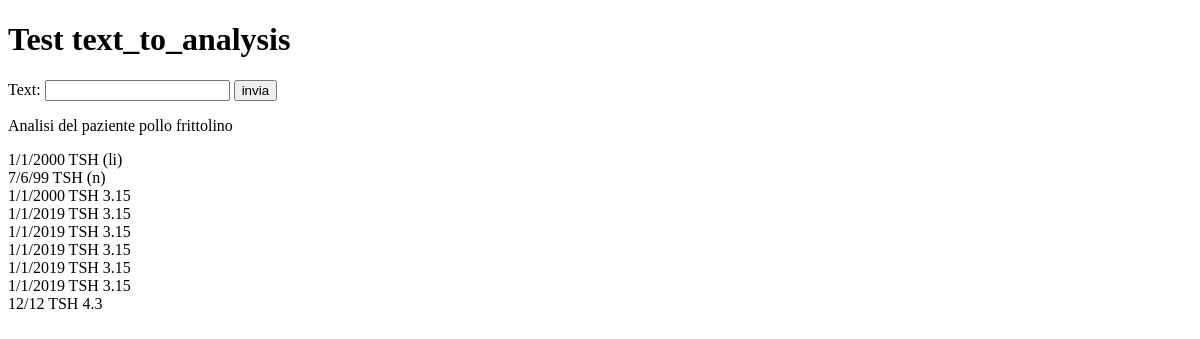
Page /patients/test/ on the earlier database version.
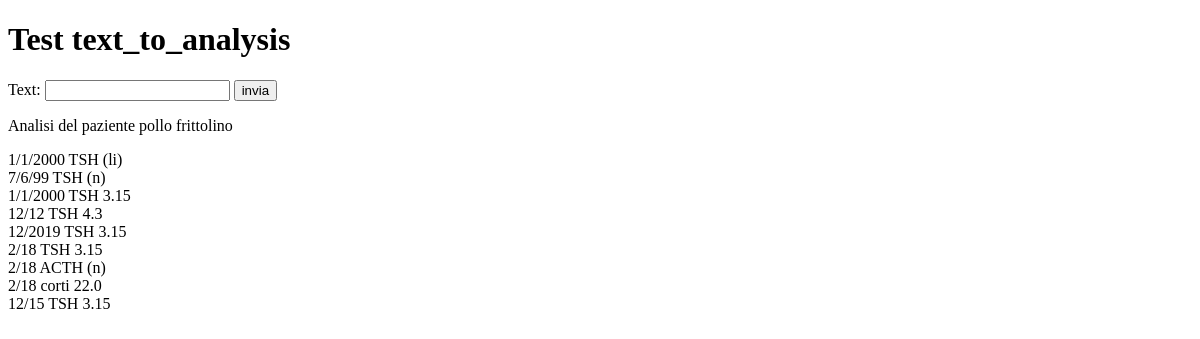
Same page on the later database version.
### patients/models.py (models this page shows, shortened)
class ClinicalElement(models.Model):
    date = ItalianPeriodDateField(verbose_name='data', default='01/01/2000')
    name = models.CharField(verbose_name='nome', max_length=250)
    patient = models.ForeignKey(Patient, on_delete=models.CASCADE,
                                verbose_name='paziente')
    class Meta:
        abstract = True

class Analysis(ClinicalElement):
    name = models.ForeignKey(AnalysisName, verbose_name='nome',
                             on_delete=models.CASCADE)
    value = models.FloatField(blank=True, null=True, verbose_name='valore',
                              validators=[MinValueValidator(limit_value=0),])
    rate = models.CharField(max_length=2, choices=RATING_CHOICES, blank=True,
                            verbose_name='valutazione', null=True)
    lower_limit = models.FloatField(blank=True, null=True,
                                    verbose_name='limite inferiore')
    upper_limit = models.FloatField(blank=True, null=True,
                                    verbose_name='limite superiore')
    unit = models.CharField(max_length=10, verbose_name='unità di misura',
                            blank=True, null=True)
    objects = AnalysisManager()
    _tolerance = 0.05
    def rating(self): # TODO: ugly function
        if self.rate: return self.rate
    def __str__(self):
        form = f"{str(self.date)} {self.name.short_name} " # TODO: return better date
        if self.value:
            form = form + str(self.value)
            if self.unit:
                form = ' ' + form + ' ' + self.unit
            return form
        return form + '(' + self.rating() + ')'
    class Meta:
        verbose_name = 'analisi'
        verbose_name_plural = 'analisi'

class AnalysisName(models.Model):
    name = models.CharField(verbose_name='nome', max_length=100)
    short_name = models.CharField(verbose_name='abbreviazione', max_length=25)
    class Meta:
        verbose_name = 'tipo analisi'
        verbose_name_plural = "tipi analisi"

### patients/views.py (the view, shortened to what this page needs)
# urls.py: path('test/', TestTextToAnalysisView.as_view(),
class TestTextToAnalysisView(ListView, FormView): # TODO: check errors in text_to_analysis
    model = Analysis
    form_class = TextToAnalysisForm
    success_url = '/patients/test'
    template_name = "patients/test_panel_text_to_analysis.html"
    context_object_name = 'context'
    queryset = Analysis.objects.filter(patient__last_name__startswith='po')
    def get_context_data(self, **kwargs):
        context = super().get_context_data(**kwargs)
        context['patient'] = Patient.objects.get(last_name__startswith='po')
        return context

### patients/forms.py
class TextToAnalysisForm(forms.Form):
    text = forms.CharField()
    patient = forms.CharField()

### patients/tools.py (called while the page is built)
    @classmethod
    def fromstring(cls, time: str):
        day = None
        month = None
        tokens = time.split('/')
        tokens.reverse()
        tokens_number = len(tokens)
        if tokens_number >= 1:
            year = int(tokens[0])
        if tokens_number > 1:
            month = int(tokens[1])
        if tokens_number > 2:
            day = int(tokens[2])
        return cls(year, month, day)

    def __str__(self):
        if self._day:
            day = str(self._day) + '/'
        else:
            day = ''
        if self._month:
            month = str(self._month) + '/'
        else:
            month = ''
        return f"{day}{month}{self._year}"

    def from_db_value(self, value, expression, connection):
        if value is None:
            return value
        try:
            return ItalianPeriodDate.fromstring(value)
        except ValueError:
            raise ValidationError('valore non valido')

### patients/templates/patients/test_panel_text_to_analysis.html (shortened to what this page needs)
<!DOCTYPE html>
<html lang="en">
<head>
</head>
<body>
  <h1>Test text_to_analysis</h1>
  <form action="" method="post">
    {{ form.text.label_tag }} {{ form.text }}
    <input type="submit" value="invia">
  </form>
  <p>Analisi del paziente {{ patient.last_name }} {{ patient.first_name }}</p>
  {% for analysis in context %}
    {{ analysis }} <br>
  {% endfor %}
</body>
</html>

Differences in the rows shown:
removed Analysis: date+name+value "1/1/2019 TSH 3.15"
removed Analysis: date+name+value "1/1/2019 TSH 3.15"
removed Analysis: date+name+value "1/1/2019 TSH 3.15"
removed Analysis: date+name+value "1/1/2019 TSH 3.15"
removed Analysis: date+name+value "1/1/2019 TSH 3.15"
added Analysis: date+name+value "12/2019 TSH 3.15"
added Analysis: date+name+value "2/18 TSH 3.15"
added Analysis: date+name+value "2/18 ACTH (n)"
added Analysis: date+name+value "2/18 corti 22.0"
added Analysis: date+name+value "12/15 TSH 3.15"
